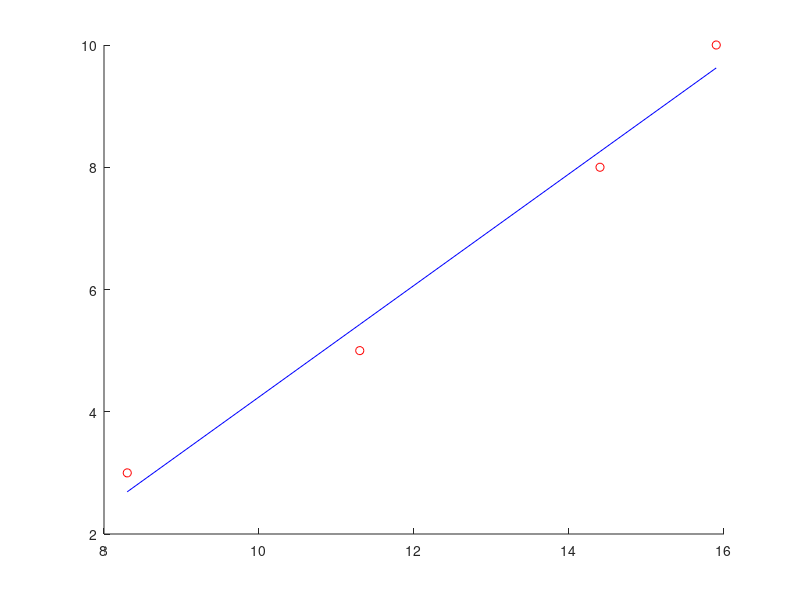

Here is the MATLAB script that generated this plot:
#! /usr/bin/octave -qf
1;

% Te plotea la linea de tendencia con los puntos
function [a0 a1 error] = minimos_cuadrados(x, y)

	[a0 a1] = get_coeff(x, y);

	clf;
	hold on;
	% Ploteamos los puntos
	plot(x, y, 'ro');

	% Y ahora la linea de tendencia P(x) = a_1 * x + a_0
	P = a1 * x + a0;

	plot(x, P, 'b');
	hold off;

	% Calculamos el error
	error = sum((y - (a1 * x + a0)).^2);
	
end

% Devuelve la solucion de las ecuaciones normales
function [a0 a1] = get_coeff(x, y)

	m = length(x);

	x_sum = x_cuad = 0;
	y_sum = xy = 0;

	for i = 1 : m
		x_sum += x(i);
		x_cuad += x(i)^2;

		y_sum += y(i);
		
		xy += x(i) * y(i);
	end

	a0 = ( x_cuad * y_sum - xy * x_sum ) / ( m * x_cuad - (x_sum)^2);
	a1 = ( m * xy - y_sum * x_sum ) / ( m * x_cuad - (x_sum)^2);

end

xbase = [1 : 10];
ybase = [1.3 3.5 4.2 5.0 7 8.8 10.1 12.5 13 15.6];

ybase = [7.0 9.4 12.3];
xbase = [2 4 6];

[a0 a1 error] = minimos_cuadrados(ybase, xbase)

ybase = [8.3 11.3 14.4 15.9];
xbase = [3 5 8 10];

pause;
[a0 a1 error] = minimos_cuadrados(ybase, xbase)
